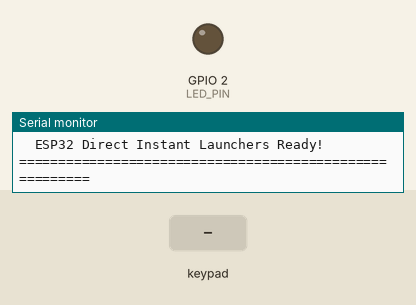
A program run on a simulated ESP32. Shown: output pins drawn as LEDs (lit = HIGH), the last lines printed to the serial monitor. Dashed ring = blinking. The inputs (shaded band) are chosen by the test bench. USB keyboard and mouse output is not drawn.

Above: at 1.2 s.
1.3 s: keypad keys 3 3 2 5 2 6 2 7 pressed 0.4 s apart
At 1.69 s:
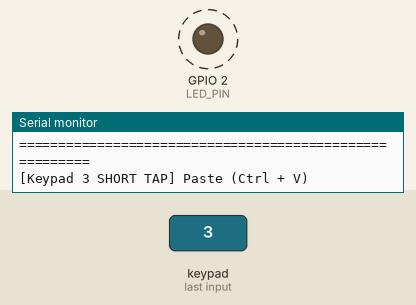
6.0 s: key '1' pressed
At 7.3 s:
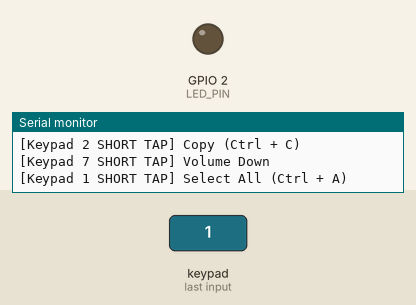
7.6 s: key '4' pressed
At 8.7 s:
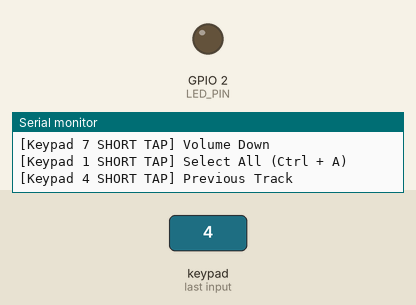
9.2 s: keypad keys 3 3 2 5 2 6 2 7 # pressed 0.4 s apart
At 10.38 s:
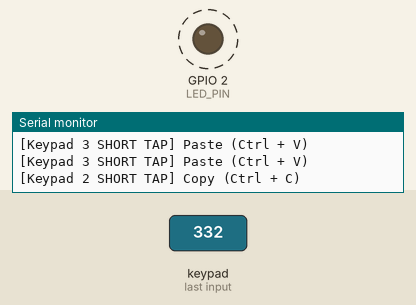
14.3 s: key '8' pressed
At 14.9 s:
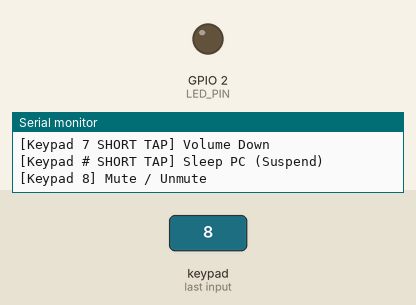
15.8 s: keypad keys 3 3 2 5 2 6 2 7 * pressed 0.4 s apart
At 17.38 s:
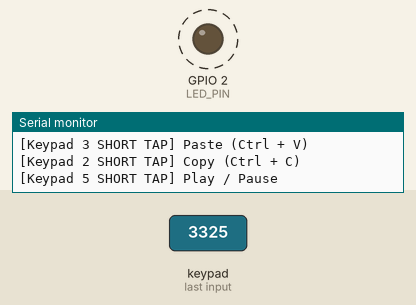
Timing chart, 0 to 20.7 s (numbered marks = the images above; inputs shaded):
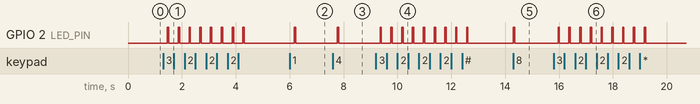

The program:

main.cpp
```cpp
#include <Arduino.h>
#include <Keypad.h>
#include <BleKeyboard.h>

#define LED_PIN 2

BleKeyboard bleKeyboard("ESP32 Shortcut Pad", "Maker", 100);

const byte ROWS = 4;
const byte COLS = 3;

char keys[ROWS][COLS] = {
  {'1', '2', '3'},
  {'4', '5', '6'},
  {'7', '8', '9'},
  {'*', '0', '#'}
};

// Hardware mapped Row & Column pins from diagnostic test
byte rowPins[ROWS] = {33, 25, 26, 27};
byte colPins[COLS] = {14, 12, 13};

Keypad keypad = Keypad(makeKeymap(keys), rowPins, colPins, ROWS, COLS);

// Flags for one-shot long presses
bool longPressed1 = false;
bool longPressed2 = false;
bool longPressed3 = false;
bool longPressed0 = false;
bool longPressedStar = false;
bool longPressed5 = false;
bool longPressedHash = false;

// Variables for continuous repeat while holding (7, 9, 4, 6)
char activeRepeatKey = 0;
unsigned long lastRepeatTime = 0;
unsigned long repeatInterval = 90;

void flashLED(int times = 1, int duration = 50) {
  for (int i = 0; i < times; i++) {
    digitalWrite(LED_PIN, HIGH);
    delay(duration);
    digitalWrite(LED_PIN, LOW);
    if (i < times - 1) delay(duration);
  }
}

// Instant app launcher via direct GNOME keybinding (Super + Alt + <num>)
void triggerDirectLauncher(char keyNum) {
  flashLED(2, 60);
  bleKeyboard.press(KEY_LEFT_GUI);
  bleKeyboard.press(KEY_LEFT_ALT);
  bleKeyboard.press(keyNum);
  delay(80);
  bleKeyboard.releaseAll();
}

void keypadEvent(KeypadEvent key) {
  KeyState state = keypad.getState();

  // ================= 1. KEY PRESSED =================
  if (state == PRESSED) {
    if (!bleKeyboard.isConnected()) {
      Serial.printf("[Keypad] %c pressed, but Bluetooth not connected\n", key);
      return;
    }

    if (key == '1') longPressed1 = false;
    else if (key == '2') longPressed2 = false;
    else if (key == '3') longPressed3 = false;
    else if (key == '0') longPressed0 = false;
    else if (key == '*') longPressedStar = false;
    else if (key == '5') longPressed5 = false;
    else if (key == '#') longPressedHash = false;
    else if (key == '7' || key == '9' || key == '4' || key == '6') {
      activeRepeatKey = 0;
    }
    // Instant keys
    else if (key == '8') {
      Serial.println("[Keypad 8] Mute / Unmute");
      flashLED(1, 50);
      bleKeyboard.write(KEY_MEDIA_MUTE);
    }
  }

  // ================= 2. KEY HOLD (Long Press Detected) =================
  else if (state == HOLD) {
    if (!bleKeyboard.isConnected()) return;

    // --- Continuous Repeat Keys (7: Vol-, 9: Vol+, 4: Bright-, 6: Bright+) ---
    if (key == '7' || key == '9' || key == '4' || key == '6') {
      activeRepeatKey = key;
      lastRepeatTime = millis();
      repeatInterval = (key == '7' || key == '9') ? 80 : 120;
      digitalWrite(LED_PIN, HIGH);
    }
    // --- Direct Instant App Launchers (Super + Alt + [1, 2, 3, 5]) ---
    else if (key == '1') {
      longPressed1 = true;
      Serial.println("[Keypad 1 LONG HOLD] Instant Launch Browser");
      triggerDirectLauncher('1');
    }
    else if (key == '2') {
      longPressed2 = true;
      Serial.println("[Keypad 2 LONG HOLD] Instant Launch Telegram");
      triggerDirectLauncher('2');
    }
    else if (key == '3') {
      longPressed3 = true;
      Serial.println("[Keypad 3 LONG HOLD] Instant Launch Antigravity");
      triggerDirectLauncher('3');
    }
    else if (key == '5') {
      longPressed5 = true;
      Serial.println("[Keypad 5 LONG HOLD] Instant Launch Spotify");
      triggerDirectLauncher('5');
    }
    // --- Other Long Presses ---
    else if (key == '0') {
      longPressed0 = true;
      Serial.println("[Keypad 0 LONG HOLD] Escape (ESC)");
      flashLED(2, 60);
      bleKeyboard.write(KEY_ESC);
    }
    else if (key == '*') {
      longPressedStar = true;
      Serial.println("[Keypad * LONG HOLD] Close Active Window (Alt + F4)");
      flashLED(2, 80);
      bleKeyboard.press(KEY_LEFT_ALT);
      bleKeyboard.press(KEY_F4);
      delay(100);
      bleKeyboard.releaseAll();
    }
    else if (key == '#') {
      longPressedHash = true;
      Serial.println("[Keypad # LONG HOLD] Shutdown PC (Power Off)");
      flashLED(3, 100);
      bleKeyboard.press(KEY_LEFT_CTRL);
      bleKeyboard.press(KEY_LEFT_ALT);
      bleKeyboard.press('p');
      delay(120);
      bleKeyboard.releaseAll();
    }
  }

  // ================= 3. KEY RELEASED =================
  else if (state == RELEASED) {
    if (!bleKeyboard.isConnected()) return;

    // Stop continuous repeating if active
    if (activeRepeatKey == key) {
      activeRepeatKey = 0;
      digitalWrite(LED_PIN, LOW);
      return;
    }

    // --- Short Tap Actions ---
    switch (key) {
      case '1':
        if (!longPressed1) {
          Serial.println("[Keypad 1 SHORT TAP] Select All (Ctrl + A)");
          flashLED(1, 50);
          bleKeyboard.press(KEY_LEFT_CTRL);
          bleKeyboard.press('a');
          delay(70);
          bleKeyboard.releaseAll();
        }
        longPressed1 = false;
        break;

      case '2':
        if (!longPressed2) {
          Serial.println("[Keypad 2 SHORT TAP] Copy (Ctrl + C)");
          flashLED(1, 50);
          bleKeyboard.press(KEY_LEFT_CTRL);
          bleKeyboard.press('c');
          delay(70);
          bleKeyboard.releaseAll();
        }
        longPressed2 = false;
        break;

      case '3':
        if (!longPressed3) {
          Serial.println("[Keypad 3 SHORT TAP] Paste (Ctrl + V)");
          flashLED(1, 50);
          bleKeyboard.press(KEY_LEFT_CTRL);
          bleKeyboard.press('v');
          delay(70);
          bleKeyboard.releaseAll();
        }
        longPressed3 = false;
        break;

      case '4':
        Serial.println("[Keypad 4 SHORT TAP] Previous Track");
        flashLED(1, 50);
        bleKeyboard.write(KEY_MEDIA_PREVIOUS_TRACK);
        break;

      case '5':
        if (!longPressed5) {
          Serial.println("[Keypad 5 SHORT TAP] Play / Pause");
          flashLED(1, 50);
          bleKeyboard.write(KEY_MEDIA_PLAY_PAUSE);
        }
        longPressed5 = false;
        break;

      case '6':
        Serial.println("[Keypad 6 SHORT TAP] Next Track");
        flashLED(1, 50);
        bleKeyboard.write(KEY_MEDIA_NEXT_TRACK);
        break;

      case '7':
        Serial.println("[Keypad 7 SHORT TAP] Volume Down");
        flashLED(1, 50);
        bleKeyboard.write(KEY_MEDIA_VOLUME_DOWN);
        break;

      case '9':
        Serial.println("[Keypad 9 SHORT TAP] Volume Up");
        flashLED(1, 50);
        bleKeyboard.write(KEY_MEDIA_VOLUME_UP);
        break;

      case '0':
        if (!longPressed0) {
          Serial.println("[Keypad 0 SHORT TAP] Screenshot (PrintScreen)");
          flashLED(1, 50);
          bleKeyboard.write(KEY_PRTSC);
        }
        longPressed0 = false;
        break;

      case '*':
        if (!longPressedStar) {
          Serial.println("[Keypad * SHORT TAP] Minimize Window (Super + H)");
          flashLED(1, 50);
          bleKeyboard.press(KEY_LEFT_GUI);
          bleKeyboard.press('h');
          delay(80);
          bleKeyboard.releaseAll();
        }
        longPressedStar = false;
        break;

      case '#':
        if (!longPressedHash) {
          Serial.println("[Keypad # SHORT TAP] Sleep PC (Suspend)");
          flashLED(1, 50);
          bleKeyboard.press(KEY_LEFT_CTRL);
          bleKeyboard.press(KEY_LEFT_ALT);
          bleKeyboard.press('u');
          delay(120);
          bleKeyboard.releaseAll();
        }
        longPressedHash = false;
        break;
    }
  }
}

void setup() {
  Serial.begin(115200);
  pinMode(LED_PIN, OUTPUT);
  digitalWrite(LED_PIN, LOW);

  // Responsive 450ms threshold for snappy long press
  keypad.setHoldTime(450);
  keypad.addEventListener(keypadEvent);

  Serial.println("\n========================================================");
  Serial.println("  ESP32 Direct Instant Launchers Ready!                 ");
  Serial.println("========================================================\n");

  bleKeyboard.begin();
}

void loop() {
  keypad.getKeys();

  // Continuous hold handling (Volume & Brightness repeat)
  if (activeRepeatKey != 0 && bleKeyboard.isConnected()) {
    unsigned long now = millis();
    if (now - lastRepeatTime >= repeatInterval) {
      lastRepeatTime = now;

      if (activeRepeatKey == '7') {
        bleKeyboard.write(KEY_MEDIA_VOLUME_DOWN);
      }
      else if (activeRepeatKey == '9') {
        bleKeyboard.write(KEY_MEDIA_VOLUME_UP);
      }
      else if (activeRepeatKey == '4') {
        // Safe Brightness Down (Super + F5)
        bleKeyboard.press(KEY_LEFT_GUI);
        bleKeyboard.press(KEY_F5);
        delay(30);
        bleKeyboard.releaseAll();
      }
      else if (activeRepeatKey == '6') {
        // Safe Brightness Up (Super + F6)
        bleKeyboard.press(KEY_LEFT_GUI);
        bleKeyboard.press(KEY_F6);
        delay(30);
        bleKeyboard.releaseAll();
      }
    }
  }

  delay(5);
}
```

Measured:
- after the input at 1.3 s, GPIO 2 (LED_PIN): alternates HIGH for 0.05 s and LOW for 0.35 s, 16 changes in all, then stays LOW, starting after 0.17 s
- after the input at 6.0 s, GPIO 2 (LED_PIN): LOW → HIGH after 0.17 s, → LOW 0.05 s later
- after the input at 7.6 s, GPIO 2 (LED_PIN): LOW → HIGH after 0.17 s, → LOW 0.05 s later
- after the input at 9.2 s, GPIO 2 (LED_PIN): alternates HIGH for 0.05 s and LOW for 0.35 s, 18 changes in all, then stays LOW, starting after 0.16 s
- after the input at 14.3 s, GPIO 2 (LED_PIN): LOW → HIGH at once, → LOW 0.05 s later
- after the input at 15.8 s, GPIO 2 (LED_PIN): alternates HIGH for 0.05 s and LOW for 0.35 s, 18 changes in all, then stays LOW, starting after 0.17 s
